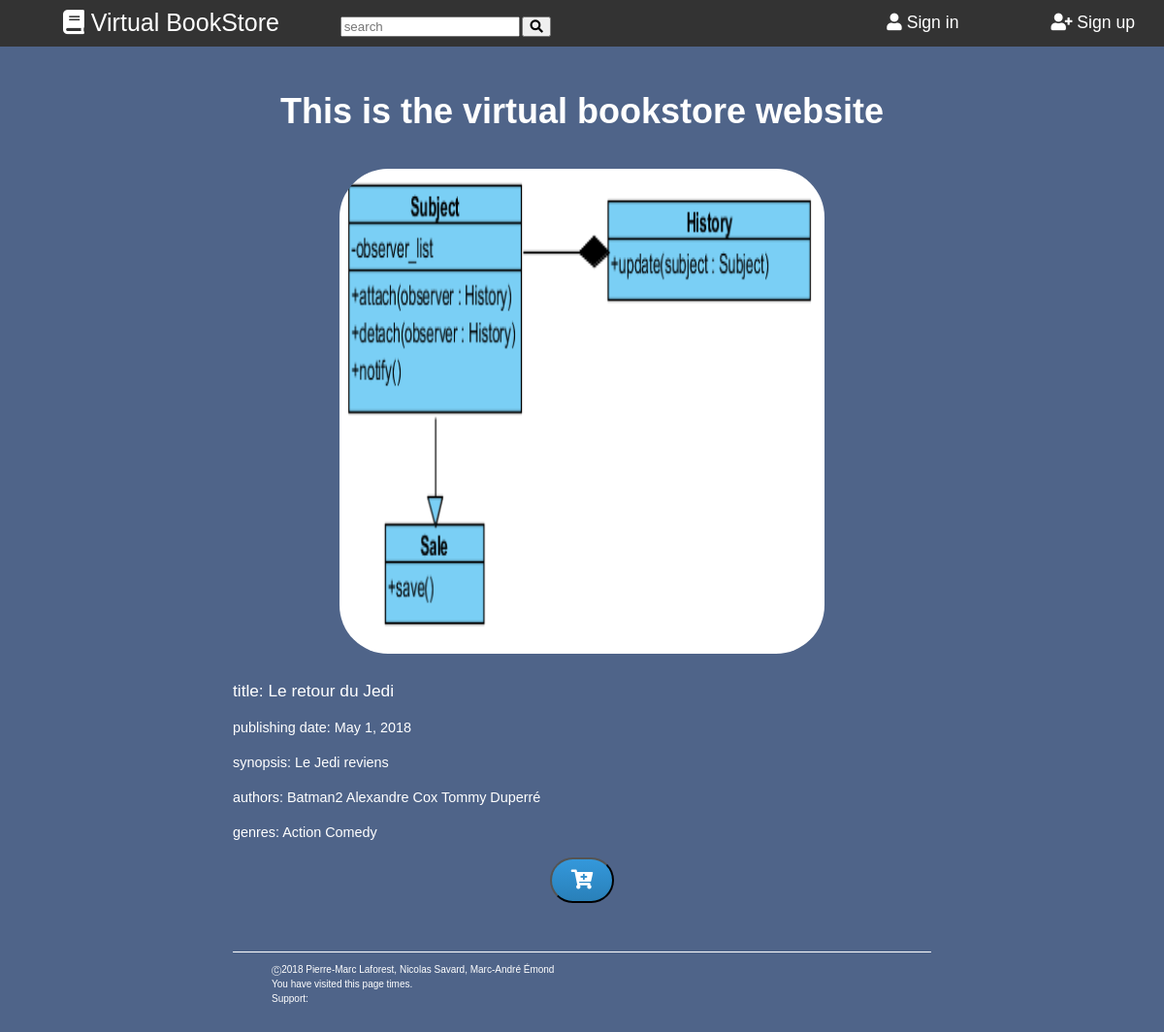
The app's page /books/5/ with its own data.
### books/models.py (models this page shows, shortened)
class Book(models.Model):
    title = models.CharField(max_length=200)
    pub_date = models.DateField('date published', null=True,  blank=True)
    synopsis = models.TextField(max_length=2500,blank=True)
    path_to_img = models.CharField(max_length=260)
    photo = models.ImageField(upload_to='books', null=True)
    buy_price = models.FloatField(blank=True, null=True)
    rent_price = models.FloatField(blank=True, null=True)
    authors = models.ManyToManyField(Author, verbose_name="Author")
    genres  = models.ManyToManyField(Genre, verbose_name="Genre")

class Author(models.Model):
    name = models.CharField(max_length=200)
    date_of_birth = models.DateField('date of birth', null=True, blank=True)
    date_of_death = models.DateField('date of death', null=True, blank=True)

class Genre(models.Model):
    name = models.CharField(max_length=30, unique=True)

### books/views.py (the view)
# urls.py: path('<int:book_id>/', views.get_info, name='get_info'),
def get_info(request, book_id):
    promo_books = Book.objects.get(id=book_id)
    authors = Author.objects.filter(book__title=promo_books.title)
    authors = list(authors)
    genres = Genre.objects.filter(book__title=promo_books.title)
    genres = list(genres)
    context = {
        'book': promo_books,
        'authors_of_book': authors,
        'genres_of_book': genres,
    }
    return render(request, 'books/book_info.html', context)

### main_site/context_processors.py (called while the page is built)
def settings(request):
    return {'settings': SiteSettings.load()}

### main_site/models.py (called while the page is built)
    def set_cache(self):
        cache.set(self.__class__.__name__, self)

    @classmethod
    def load(cls):
        if cache.get(cls.__name__) is None:
            obj, created = cls.objects.get_or_create(pk=1)
            if not created:
                obj.set_cache()
        return cache.get(cls.__name__)

### books/templates/books/book_info.html (shortened to what this page needs)
{% extends "main_site/base.html" %}
{% block newlinks %}
{% load static %}
<link rel="stylesheet" href="{% static "books/css/book-info.css" %}">
{% endblock newlinks %}
{% block content %}
<div class="books-info">
    {% include "books/book.html" with book_desc=book authors=authors_of_book genres=genres_of_book %}
    <form method="POST" action="{% url 'online_shop:add_to_cart' book.id  %}">
        <button class="btn" type="submit" name="next" value="{{ request.path }}">
            <i class="fas fa-cart-plus"></i>
        </button>
    </form>
</div>
{% endblock %}

### books/templates/books/book.html (shortened to what this page needs)
{% block book %}
<div class='book'>
    {% if book_desc.photo%}
	<a href = "{% url 'books:get_info' book_desc.id  %}">
		<img id='books-img' src="{{ MEDIA_URL }}{{ book_desc.photo.url }}">
	</a>
	{% endif %}
    {% if book_desc.title %}
	<p id='books-title'>
		<a href = "{% url 'books:get_info' book_desc.id  %}">title: {{ book_desc.title }} </a>
	</p>
	{% endif %}
    {% if book_desc.pub_date %}
	<p id='books-pubdate'> publishing date: {{ book_desc.pub_date }} </p>
	{% endif %}
    {% if book_desc.synopsis %}
	<p id='books-synopsis'> synopsis: {{ book_desc.synopsis }} </p>
	{% endif %}
    {% if authors %}
	<p id='books-authors'> authors:
		{% for a in authors %} {{ a.name }} {% endfor %}
	</p>
	{% endif %}
    {% if genres %}
	<p id='books-genres'> genres:
		{% for g in genres %} {{ g.name }} {% endfor %}
	</p>
	{% endif %}
</div>
{% endblock %}

### static/css/styles.css (style rules this page uses)
html { font-size: 100%; height: 100%; }
body { margin: 0px; min-height: 92%; padding-bottom: 3%; font-size: 62.5%; font-family: Verdana, Arial, Helvetica, sans-serif; position:relative; line-height: 1.5; background-color: rgb(79,100,137); color: rgb(255,255,255); }
p { font-size: 1.2em; margin-bottom: 1.0em; }
.text-section a { text-decoration: none; font-size: 1.2em; margin-bottom: 1.1em; color: rgb(255,255,255); }
#books-img { border-radius: 10%; }
.btn { background: #3498db; background-image: -webkit-linear-gradient(top, #3498db, #2980b9); background-image: -moz-linear-gradient(top, #3498db, #2980b9); background-image: -ms-linear-gradient(top, #3498db, #2980b9); background-image: -o-linear-gradient(top, #3498db, #2980b9); background-image: linear-gradient(to bottom, #3498db, #2980b9); -webkit-border-radius: 28; -moz-border-radius: 28; border-radius: 28px; font-family: Arial; color: #ffffff; font-size: 20px; padding: 10px 20px 10px 20px; text-decoration: none; }

### books/static/books/css/book-info.css (style rules this page uses)
.books-info { text-align: center; }
.books-info img { margin: 5px 10px; height: 300px; width: 300px; }
.book { margin-left: 20%; margin-right: 20%; }
.book p { text-align: left; }
.book img { margin: 5px 10px; height: 500px; width: 500px; }

### records on screen
Book: photo (picture), title "Le retour du Jedi", pub_date "May 1, 2018", synopsis "Le Jedi reviens"
Author: name "Batman2"
Author: name "Alexandre Cox"
Author: name "Tommy Duperré"
Genre: name "Action"
Genre: name "Comedy"
